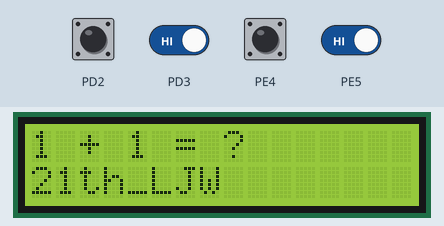
A program run on a simulated ATmega128, built with avr-gcc and emulated at 16 MHz. On the bench: 16×2 character LCD. Wiring (inferred from the names in the program): PCF8574 port expander at I2C address 0x27. Wiring (inferred from the signals the program sends): character LCD (HD44780): RS Q0; E Q2; backlight Q3; data Q4, Q5, Q6, Q7. Inputs (shaded band) come from the test bench; at power-on: PD2, PD3, PE4, PE5 HIGH.

Above: at 1.2 s.
1.3 s: PD3 driven LOW
2.8 s: PE5 driven LOW
4.3 s: PD2 pulled LOW for 0.15 s
At 5.5 s:
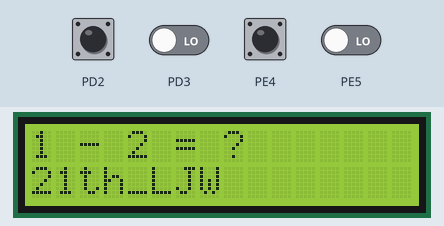
5.9 s: PE4 pulled LOW for 0.15 s
At 6.8 s:
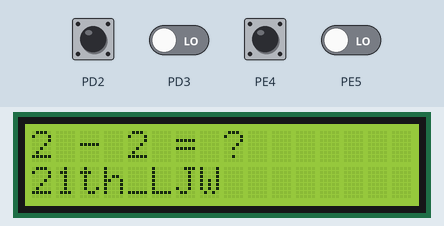
7.5 s: PD2 pulled LOW for 1 s
At 8.0 s:
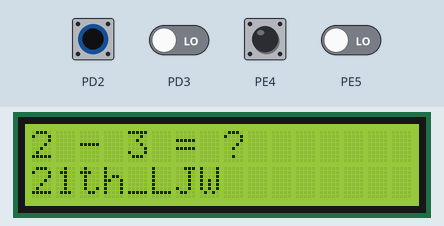
10.0 s: PE4 pulled LOW for 1 s
At 11.1 s:
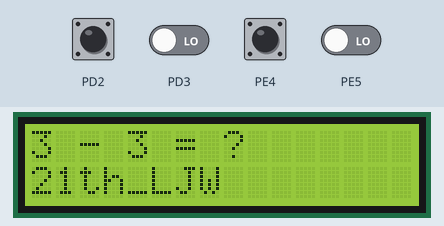
Timing chart, 0 to 13.0 s (numbered marks = the images above; inputs shaded):
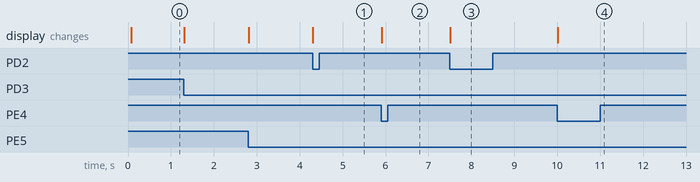

The program:

main.c
```c
#define F_CPU 16000000UL

#include <avr/io.h>
#include <avr/interrupt.h>
#include <util/delay.h>
#include <stdio.h>
#include <string.h>
#include "LCD_Text.h"


int A = 1;
int B = 1;
int op_index = 0;

char operators[] = {'+', '-', '*', '/'};

#define F_A   0x01   // SW1: A 증가
#define F_OP  0x02   // SW2: 연산자 변경
#define F_B   0x04   // SW3: B 증가
#define F_EQ  0x08   // SW4: 연산 실행
volatile uint8_t sw_flag = 0;

// 남는 칸을 공백으로 채움(짧은 문자열을 쓰면 이전 글자가 남음)
static void pad16(char *s)
{
	uint8_t i = strlen(s);
	while (i < 16) s[i++] = ' ';
	s[16] = '\0';
}

static void show_preview(void)
{
	char buf[24];
	snprintf(buf, sizeof(buf), "%d %c %d = ?", A, operators[op_index], B);
	pad16(buf);
	lcdString(0, 0, buf);
}

static void show_result(void)
{
	char buf[24];
	char op = operators[op_index];

	if (op == '/') {
		if (B == 0) {
			snprintf(buf, sizeof(buf), "Error: B=0");
			} else {
			long fixed = ((long)A * 100) / B; // 소수 2자리 고정소수점
			int intpart = fixed / 100;
			int frac = fixed % 100;
			if (frac < 0) frac = -frac;
			snprintf(buf, sizeof(buf), "%d / %d = %d.%02d", A, B, intpart, frac);
		}
		} else {
		int result = 0;
		switch (op) {
			case '+': result = A + B;
			break;
			case '-': result = A - B;
			break;
			case '*': result = A * B;
			break;
		}
		snprintf(buf, sizeof(buf), "%d %c %d = %d", A, op, B, result);
	}

	pad16(buf);
	lcdString(0, 0, buf);
}

// 1씩 증가
static int step_value(int v)
{
	v++;
	if (v > 99) v = 1;
	return v;
}


ISR(INT2_vect) { sw_flag |= F_B;  }   // SW3 (PD2)
ISR(INT3_vect) { sw_flag |= F_EQ; }   // SW4 (PD3)
ISR(INT4_vect) { sw_flag |= F_A;  }   // SW1 (PE4)
ISR(INT5_vect) { sw_flag |= F_OP; }   // SW2 (PE5)

static void switches_init(void)
{
	DDRD &= ~((1 << PD2) | (1 << PD3));
	DDRE &= ~((1 << PE4) | (1 << PE5));
}

static void ext_interrupt_init(void)
{
	EICRA = (EICRA & 0x0F) | (1 << ISC31) | (1 << ISC21);

	EICRB = (EICRB & 0xF0) | (1 << ISC51) | (1 << ISC41);

	EIFR = (1 << INTF2) | (1 << INTF3) | (1 << INTF4) | (1 << INTF5);

	EIMSK |= (1 << INT2) | (1 << INT3) | (1 << INT4) | (1 << INT5);
}

int main(void)
{
	uint8_t flag;

	switches_init();
	lcdInit();              // 내부에서 i2c_init()까지 수행
	lcdClear();             // lcdInit()이 남기는 "Init OK" 지움
	lcdString(1, 0, "21th_LJW");

	ext_interrupt_init();
	show_preview();
	sei();

	while (1)
	{
		if (sw_flag == 0) continue;

		// ISR이 중간에 끼어들지 않게 읽고 지우는 동안만 인터럽트를 막는다
		cli();
		flag = sw_flag;
		sw_flag = 0;
		sei();

		if (flag & F_A)  A = step_value(A);
		if (flag & F_B)  B = step_value(B);
		if (flag & F_OP) op_index = (op_index + 1) % 4;   // + - * / 순환

		if (flag & F_EQ) show_result();
		else             show_preview();   // 값이 바뀌면 결과를 다시 계산해야 함

		// 채터링이 끝나길 기다린 뒤, 그 사이 쌓인 인터럽트를 버린다
		_delay_ms(50);
		EIFR = (1 << INTF2) | (1 << INTF3) | (1 << INTF4) | (1 << INTF5);
		sw_flag = 0;
	}
}
```

i2c.c
```c
#include "i2c.h"

//------------------------------------------------------------------------------
// TWI 초기화
//------------------------------------------------------------------------------
void i2c_init(void)
{
    // SCL(PD0), SDA(PD1)은 TWI 하드웨어가 제어하므로 방향은 입력으로 두고
    // 내부 풀업만 켜준다. (모듈에 외부 풀업이 있으면 없어도 동작함)
    DDRD  &= ~((1 << PD0) | (1 << PD1));
    PORTD |=  ((1 << PD0) | (1 << PD1));

    TWSR = 0x00;            // TWPS1:0 = 00 -> 분주율 1
    TWBR = (U8)TWBR_VAL;    // 16MHz 기준 72 -> SCL 100kHz
    TWCR = (1 << TWEN);     // TWI 활성화
}

//------------------------------------------------------------------------------
// START + 슬레이브 주소 전송
//------------------------------------------------------------------------------
void i2c_start(U8 address)
{
    // START 조건 발생
    TWCR = (1 << TWINT) | (1 << TWSTA) | (1 << TWEN);
    while (!(TWCR & (1 << TWINT)));

    // SLA + R/W 전송
    TWDR = address;
    TWCR = (1 << TWINT) | (1 << TWEN);
    while (!(TWCR & (1 << TWINT)));
}

//------------------------------------------------------------------------------
// 1바이트 전송
//------------------------------------------------------------------------------
void i2c_transmit(U8 data)
{
    TWDR = data;
    TWCR = (1 << TWINT) | (1 << TWEN);
    while (!(TWCR & (1 << TWINT)));
}

//------------------------------------------------------------------------------
// STOP 조건
//------------------------------------------------------------------------------
void i2c_stop(void)
{
    TWCR = (1 << TWINT) | (1 << TWEN) | (1 << TWSTO);
    while (TWCR & (1 << TWSTO));    // STOP 완료 대기
}

//------------------------------------------------------------------------------
// n바이트 연속 전송 (START -> 데이터 n개 -> STOP)
//------------------------------------------------------------------------------
void i2c_transmit_nbytes(U8 address, U8 *data, U16 length)
{
    U16 i;

    i2c_start(address | I2C_WRITE);
    for (i = 0; i < length; i++)
    {
        i2c_transmit(data[i]);
    }
    i2c_stop();
}
```

i2c.h
```c
/*==============================================================================
 *   ATmega128 TWI(I2C) Master Driver
 *      MPU     : ATmega128 (16MHz)
 *      SCL     : PD0
 *      SDA     : PD1
 *==============================================================================*/

#ifndef __I2C_H
#define __I2C_H

#ifndef F_CPU
#define F_CPU 16000000UL
#endif

#include <avr/io.h>
#include <util/delay.h>

#define I2C_READ        0x01    // 주소 뒤에 붙는 R/W 비트 (읽기)
#define I2C_WRITE       0x00    // 주소 뒤에 붙는 R/W 비트 (쓰기)

// SCL = F_CPU / (16 + 2*TWBR*4^TWPS),  TWPS=0(분주 1) 기준
// 16MHz / 100kHz -> TWBR = 72
#define I2C_SCL_FREQ    100000UL
#define TWBR_VAL        (((F_CPU / I2C_SCL_FREQ) - 16) / 2)

typedef unsigned char  U8;
typedef unsigned int   U16;

void i2c_init(void);
void i2c_start(U8 address);                 // address는 이미 8비트로 시프트된 값
void i2c_transmit(U8 data);
void i2c_stop(void);
void i2c_transmit_nbytes(U8 address, U8 *data, U16 length);

#endif
```

LCD_Text.c
```c
#include "LCD_Text.h"

static U8 lcdBackState = LCD_BL;    // 백라이트 상태 (기본 ON)

//------------------------------------------------------------------------------
// 4비트(상위 니블) 1회 전송 - 초기화 과정에서만 사용
//   [데이터 니블 + 제어비트 + EN=1] -> [데이터 니블 + 제어비트 + EN=0]
//   I2C 1바이트 전송이 100kHz에서 약 90us라서 E 펄스 폭은 자동으로 충분하다.
//------------------------------------------------------------------------------
static void lcdSendNibble(U8 nibble, U8 rs)
{
    U8 buf[2];

    buf[0] = (nibble & 0xF0) | rs | lcdBackState | LCD_EN;
    buf[1] = (nibble & 0xF0) | rs | lcdBackState;

    i2c_transmit_nbytes(LCD_I2C_ADDR, buf, 2);
}

//------------------------------------------------------------------------------
// 8비트 1바이트를 상위/하위 니블로 쪼개서 총 4바이트로 전송
//------------------------------------------------------------------------------
static void lcdSendByte(U8 byte, U8 rs)
{
    U8 buf[4];
    U8 hi = byte & 0xF0;
    U8 lo = (byte << 4) & 0xF0;

    buf[0] = hi | rs | lcdBackState | LCD_EN;   // 상위 니블 래치
    buf[1] = hi | rs | lcdBackState;
    buf[2] = lo | rs | lcdBackState | LCD_EN;   // 하위 니블 래치
    buf[3] = lo | rs | lcdBackState;

    i2c_transmit_nbytes(LCD_I2C_ADDR, buf, 4);
}

//------------------------------------------------------------------------------
// LCD 초기화 함수 (HD44780 4비트 모드 초기화 절차)
//------------------------------------------------------------------------------
void lcdInit(void)
{
    i2c_init();
    _delay_ms(50);              // 전원 안정화 대기

    lcdSendNibble(0x30, 0);  _delay_ms(5);      // 8비트 모드 요청 1
    lcdSendNibble(0x30, 0);  _delay_us(150);    // 8비트 모드 요청 2
    lcdSendNibble(0x30, 0);  _delay_us(150);    // 8비트 모드 요청 3
    lcdSendNibble(0x20, 0);  _delay_us(150);    // 여기서 4비트 모드로 전환

    lcdCommand(FUNCSET);        // 4bit, 2line, 5x8 font
    lcdCommand(DISPOFF);        // display off
    lcdCommand(ALLCLR);         // clear display
    lcdCommand(ENTMODE);        // entry mode set
    lcdCommand(DISPON);         // display on, cursor off

    lcdString(0, 0, "Init OK");
}

//------------------------------------------------------------------------------
// LCD 지우기 함수
//------------------------------------------------------------------------------
void lcdClear(void)
{
    lcdCommand(ALLCLR);
}

//------------------------------------------------------------------------------
// 문자열 출력 함수
//------------------------------------------------------------------------------
void lcdString(U8 line, U8 col, char *str)
{
    char *pStr = str;

    lcdDisplayPosition(line, col);
    while (*pStr)
    {
        lcdData(*pStr++);
    }
}

//------------------------------------------------------------------------------
// 숫자 출력 함수
//------------------------------------------------------------------------------
void lcdNumber(U8 line, U8 col, int num)
{
    char buf[12] = {0, };

    sprintf(buf, "%d", num);
    lcdString(line, col, buf);
}

//------------------------------------------------------------------------------
// 백라이트 제어
//------------------------------------------------------------------------------
void lcdBacklight(U8 on)
{
    U8 data;

    lcdBackState = on ? LCD_BL : 0x00;

    data = lcdBackState;                        // 더미 쓰기로 즉시 반영
    i2c_transmit_nbytes(LCD_I2C_ADDR, &data, 1);
}

//------------------------------------------------------------------------------
// 명령 함수 (RS = 0)
//------------------------------------------------------------------------------
void lcdCommand(U8 byte)
{
    lcdSendByte(byte, 0x00);

    // Clear / Return Home 은 1.52ms 이상 필요, 나머지는 37us
    if (byte == 0x01 || byte == 0x02)   _delay_ms(2);
    else                                _delay_us(50);
}

//------------------------------------------------------------------------------
// 데이타 쓰기 함수 (RS = 1)
//------------------------------------------------------------------------------
void lcdData(U8 byte)
{
    lcdSendByte(byte, LCD_RS);
    _delay_us(50);
}

//------------------------------------------------------------------------------
//                 Display Position Setting Function
//------------------------------------------------------------------------------
void lcdDisplayPosition(U8 line, U8 col)
{
    if (line == 0)  lcdCommand(LINE1 + col);
    else            lcdCommand(LINE2 + col);
}
```

LCD_Text.h
```c
/*==============================================================================
 *
 *   CLCD (I2C 버전)
 *      LCD Driver      : KS0066U / HD44780 호환
 *      I2C Expander    : PCF8574  (Slave Address 0x27)
 *      File Name       : LCD_Text.h
 *      MPU_Type        : ATmega128 (16MHz)
 *
 *   기존 병렬(PORTC) 버전과 함수 이름/인자를 동일하게 맞췄기 때문에
 *   main.c는 고칠 필요 없이 이 파일들만 교체하면 된다.
 *
==============================================================================*/

#ifndef __Text_Lcd_H
#define __Text_Lcd_H

#ifndef F_CPU
#define F_CPU 16000000UL
#endif

#include <avr/io.h>
#include <util/delay.h>
#include <stdio.h>
#include "i2c.h"

//------------------------------------------------------------------------------
//  I2C 슬레이브 주소
//  PCF8574  -> 0x27 , PCF8574A -> 0x3F 인 경우가 많다.
//  TWI에는 7비트 주소를 왼쪽으로 1칸 민 값을 넣어야 한다. (0x27 << 1 = 0x4E)
//------------------------------------------------------------------------------
#define LCD_I2C_ADDR    (0x27 << 1)

//------------------------------------------------------------------------------
//  PCF8574 출력 핀 <-> LCD 핀 연결 (I2C 백팩 모듈 표준 배선)
//  Bit      7    6    5    4     3    2    1    0
//  LCD Pin  DB7  DB6  DB5  DB4   BL   E    R/W  RS
//------------------------------------------------------------------------------
#define LCD_RS          0x01    // 0 = 명령, 1 = 데이터
#define LCD_RW          0x02    // 항상 0 (쓰기 전용)
#define LCD_EN          0x04    // Enable
#define LCD_BL          0x08    // Backlight

// Text Lcd 명령어 셋팅
#define FUNCSET     0x28    // Function set     0010 1000 (4bit, 2line, 5x8)
#define ENTMODE     0x06    // Entry Mode Set   0000 0110
#define ALLCLR      0x01    // All Clear        0000 0001
#define DISPOFF     0x08    // Display Off      0000 1000
#define DISPON      0x0C    // Display On       0000 1100
#define LINE1       0x80    // 1st line Move    1000 0000
#define LINE2       0xC0    // 2nd line Move    1100 0000

//------------------------------------------------------------------------------
//                       ===== Funtion Prototype =====
//------------------------------------------------------------------------------
void lcdInit(void);
void lcdClear(void);
void lcdString(U8 line, U8 col, char *str);
void lcdNumber(U8 line, U8 col, int num);
void lcdBacklight(U8 on);                   // 1 = 켜기, 0 = 끄기

void lcdCommand(U8 byte);
void lcdData(U8 byte);
void lcdDisplayPosition(U8 line, U8 col);

#endif
```

Measured:
- after the input at 4.3 s, the display: changes at once (image 1)
- after the input at 5.9 s, the display: changes at once (image 2)
- after the input at 7.5 s, the display: changes at once (image 3)
- after the input at 10.0 s, the display: changes at once (image 4)
